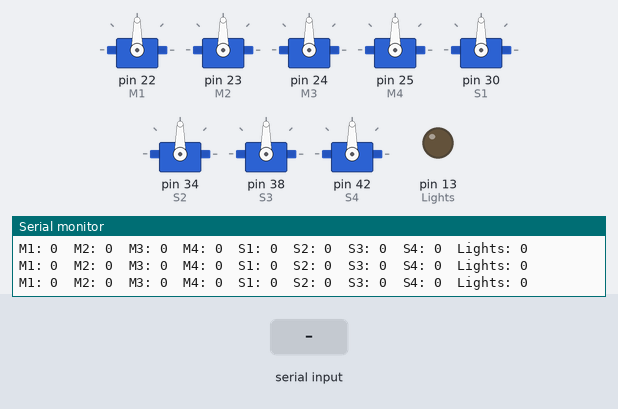
A sketch run on a simulated Arduino Mega 2560, built with avr-gcc and run on an emulated ATmega2560. Shown: 8 × servo, output pins drawn as LEDs (lit = HIGH), the last lines printed to the serial monitor. The inputs (shaded band) are chosen by the test bench.

Above: at 1.2 s.
1.3 s: "90,45,200\n" received over Serial
At 2.5 s:
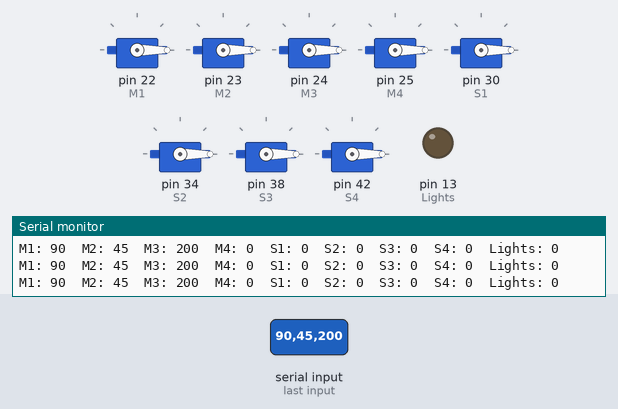
2.8 s: "90,45,200,10\n" received over Serial
At 3.5 s:
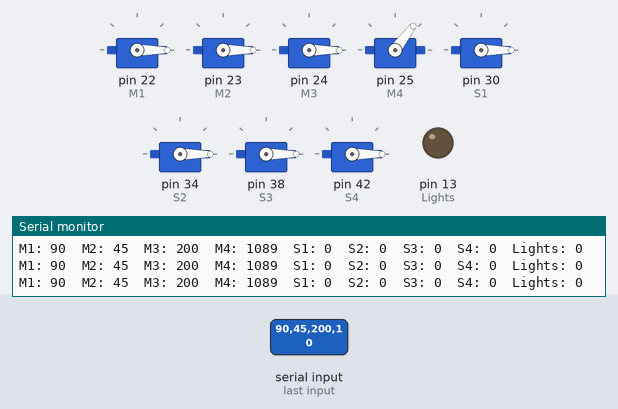
4.3 s: "30,150,10\n" received over Serial
At 4.8 s:
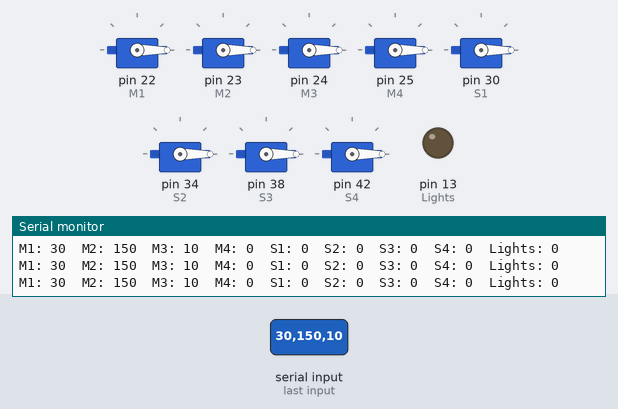
Timing chart, 0 to 7.3 s (numbered marks = the images above; inputs shaded):
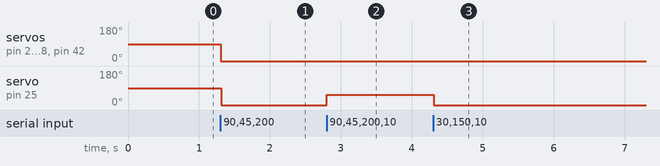

Measured:
- after the input at 1.3 s, servo on pin 22 (M1), servo on pin 23 (M2), servo on pin 24 (M3), servo on pin 25 (M4), servo on pin 30 (S1), servo on pin 34 (S2), servo on pin 38 (S3), servo on pin 42 (S4): 90° → 0° at once
- after the input at 2.8 s, servo on pin 25 (M4): 0° → 53° at once
- after the input at 4.3 s, servo on pin 25 (M4): 53° → 0° at once

The sketch:

Explorer_Code_Arduino_2.ino
```cpp
#include <Servo.h>

Servo M1;
Servo M2;
Servo M3;
Servo M4;
Servo S1;
Servo S2;
Servo S3;
Servo S4;

int VA = 0; //1000-2000
int VB = 0; //1000-2000
int VC = 0; //1000-2000
int VD = 0; //1000-2000
int VE = 0; //1000-2000
int VF = 0; //1000-2000
int VG = 0; //1000-2000
int VH = 0; //1000-2000
int VI = 0; //1 or 0

int Lights = 13;

void setup()
{
  Serial.begin(115200);
  Serial.println();
  pinMode(Lights, OUTPUT);
  M1.attach(22);
  M2.attach(23);
  M3.attach(24);
  M4.attach(25);
  S1.attach(30);
  S2.attach(34);
  S3.attach(38);
  S4.attach(42);
}

void SerialEvent()
{
  char characterBuf[37];  //stores incoming
  int incomingLength = 0; //stores incoming length
  char *token;            //token for converting byte array to string array
  int counterNum = 1;
  //1503,1503,1500,1503,1523,1000,1500,0

  if (Serial.available()) {
    //    Serial.println("1");
    incomingLength = Serial.readBytesUntil('\n', characterBuf, 50);    //calculate length of byte array
    token = strtok(characterBuf, ",");  //convert to string
    VA = atoi(token);
    //    Serial.println(token);
    while (token != NULL) {   //if token doesnt find another comma it goes back to beginning

      token = strtok(NULL, ",");  //changes token to a string def of NULL
      //      Serial.println(token);

      switch (counterNum) {
        case 1:
          VB = atoi(token);
          break;

        case 2:
          VC = atoi(token);
          break;

        case 3:
          VD = atoi(token);
          break;

        case 4:
          VE = atoi(token);
          break;

        case 5:
          VF = atoi(token);
          break;

        case 6:
          VG = atoi(token);
          break;

        case 7:
          VH = atoi(token);
          break;

        case 8:
          VI = atoi(token);
          break;
      }
      counterNum++;
    }
  }
}
void loop()
{
  if (Serial.available()) {
    SerialEvent();

    M1.writeMicroseconds(VA);
    M2.writeMicroseconds(VB);
    M3.writeMicroseconds(VC);
    M4.writeMicroseconds(VD);
    S1.writeMicroseconds(VE);
    S2.writeMicroseconds(VF);
    S3.writeMicroseconds(VG);
    S4.writeMicroseconds(VH);

    if (VI == 1) {
      digitalWrite(Lights, HIGH);
    }
    else {
      digitalWrite(Lights, LOW);
    }
  }
  Serial.print("M1: ");
  Serial.print(VA);
  Serial.print("  ");
  Serial.print("M2: ");
  Serial.print(VB);
  Serial.print("  ");
  Serial.print("M3: ");
  Serial.print(VC);
  Serial.print("  ");
  Serial.print("M4: ");
  Serial.print(VD);
  Serial.print("  ");
  Serial.print("S1: ");
  Serial.print(VE);
  Serial.print("  ");
  Serial.print("S2: ");
  Serial.print(VF);
  Serial.print("  ");
  Serial.print("S3: ");
  Serial.print(VG);
  Serial.print("  ");
  Serial.print("S4: ");
  Serial.print(VH);
  Serial.print("  ");
  Serial.print("Lights: ");
  Serial.print(VI);
  Serial.println();
}
```
